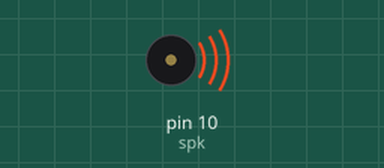
This sketch was run on a simulated Arduino Uno, built with avr-gcc and run on an emulated ATmega328P. Shown: buzzer (waves = sounding).

Above: at 0.4 s.
At 0.9 s:
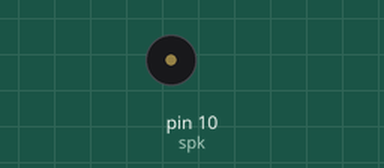
Timing chart, 0 to 2.4 s (numbered marks = the images above):
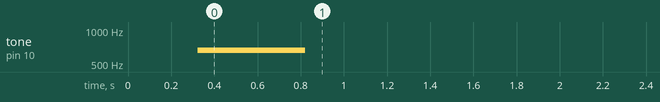

The sketch:

tone_second.ino
```cpp
#define Q 60000/120

int spk = 10;
int musicNote[8] = {523, 587, 659, 698, 784, 880, 988, 1047};

void setup() {
  for (int i = 0; i < 8; i++) {

    //tone(speakerPin, musicNote[i],12.8);
    delay(40);
  }


  tone(spk, musicNote[3], Q);
  delay(2);
  tone(spk, musicNote[2], Q);
  delay(2 + 4);
}

void loop() {

}
```

Measured:
- by itself, tone on pin 10 (spk): silent → 659 Hz at 0.32 s, → silent 0.50 s later
